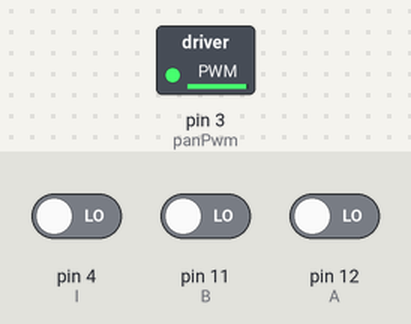
Bench run of a sketch on a simulated Arduino Uno, built with avr-gcc and run on an emulated ATmega328P. Shown: switched loads named in the sketch (green lamp = pin HIGH). The inputs (shaded band) are chosen by the test bench; at power-on: pin 4 (I) LOW, pin 11 (B) LOW, pin 12 (A) LOW. What the sketch prints to the serial monitor is not drawn.

Above: at 0.1 s.
At 10.1 s:
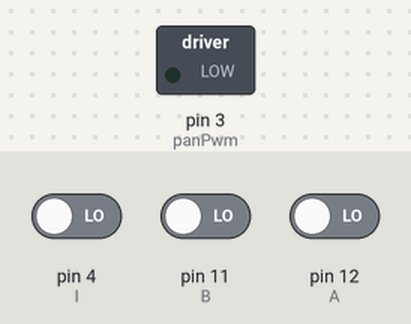
Timing chart, 0 to 11.6 s (numbered marks = the images above):
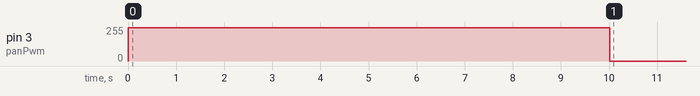

The sketch:

comm_listener.ino
```cpp
int A = 12;
int B = 11;
int I = 4;

int countTick = 0;
int countIndex = 0;
char precTick = 0;
char precIndex = 0;
char tick = 0;
char tickB =0;
char index = 0;

float range = 180.0;
float angle=45;
float currAngle = 0;
float maxAngle = 90.0;

// Motor B
int panPwm = 3;
int dir2 = 5;

int input;

long int t = 0;
int x = 0;
double t1 = 0;
int t2 = 0;
int ticks;
int ticks2;

int maxTicks=428;
int change = 1;
int change2 = 1;
int state = 0;

char key;

int getAngle(){
  tick = digitalRead(A);
  tickB = digitalRead(B);
  index = digitalRead(I);
  //Serial.print("index");
  //Serial.println(index);
  if(tick != precTick)
  {
    if(tick != tickB)
    {
      countTick = countTick + tick;
      precTick = tick;
    }
    else
    {
      countTick = countTick - tick;
      precTick = tick;
    }
    //Serial.print("tick :");
    //Serial.println(countTick);
  }

  if(index != precIndex)
  {
    if(countTick > 0)
    {
      countIndex = countIndex + index;
      precIndex = index;
    }
    else
    {
      countIndex = countIndex - index;
      precIndex = index;
    }
    //Serial.print("tick :");
    //Serial.println(countTick);
    //countTick = 0;
    //Serial.print("turn :");
    //Serial.println(countIndex);
  }
  return countTick;
}

void callibrateLow(){
  x = getAngle();
  if (change == 1){
    ticks = x;
    t1 = millis();
    change = 0;
  }

  if (x!=ticks){
    change = 1;
  }

  if (millis()-t1 >5000){
    countTick = 0;
    state = state + 1;
  }else{
    digitalWrite(dir2, LOW);
    analogWrite(panPwm, 250);
  }
  //angle = ticks*(180.0/(-114));
}

void getMax(){
  x = getAngle();
  if (change2 == 1){
    ticks2 = x;
    t2 = millis();
    change2 = 0;
  }

  if (x!=ticks){
    change2 = 1;
  }

  if (millis()-t2 >5000){
    maxTicks = x;
    state = state + 1;
  }else{
    digitalWrite(dir2, HIGH);
    analogWrite(panPwm, 250);
  }
  //angle = ticks*(180.0/(-114));
}

void setAngle(int target){
  x = getAngle();
  currAngle = x*(maxAngle/(-maxTicks));
  if (abs(target - currAngle) >= 2){
    if (target-currAngle>=0){
      digitalWrite(dir2, HIGH);
      analogWrite(panPwm, 250);
    }else if (target - currAngle<0){
      digitalWrite(dir2, LOW);
      analogWrite(panPwm, 250);
    }
  }else{
    analogWrite(panPwm, 0);
    state = state+ 1;
    input = 45;//random(10,maxAngle);
  }
}
void setup()
{
  pinMode(A, INPUT);
  pinMode(B, INPUT);
  pinMode(I, INPUT);
  Serial.begin(9600);
  Serial.begin(9600);
  while (!Serial) {
    ; // wait for serial port to connect. Needed for Leonardo only
  }
  Serial.setTimeout(2); // Set the timeout to 2ms, otherwise parsing can hang for up to a second
  Serial.println("Serial initialized.");

}

void loop()
{


  /*if (Serial.available()){
      key = Serial.read();
      if (key == 'd'){
        digitalWrite(dir2, LOW);
        analogWrite(panPwm, 250);
      }else if(key == 'a'){
        digitalWrite(dir2, HIGH);
        analogWrite(panPwm, 250);
      }else{
        analogWrite(panPwm, 0);
      }
    }*/

  Serial.println(getAngle());
  if (state == 0){
      callibrateLow();
    }else if(state == 1){
      getMax();
    }else if(state >= 2){
      if (Serial.available() > 0) {
      angle = Serial.parseFloat();
      Serial.println(angle);
      }
      setAngle(input);
    }


}
```

Measured:
- by itself, pin 3 (panPwm): 0/255 → 250/255 at 0.00 s, → 0/255 10.0 s later
